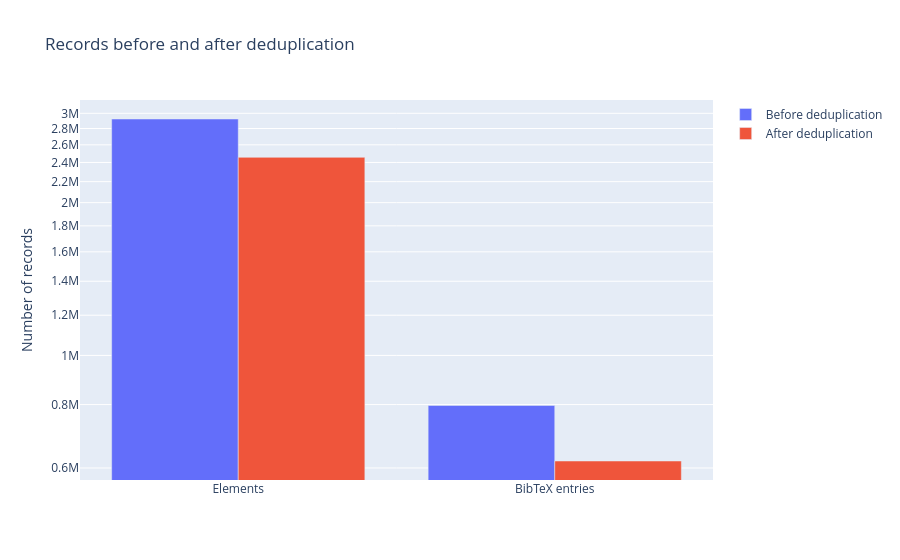
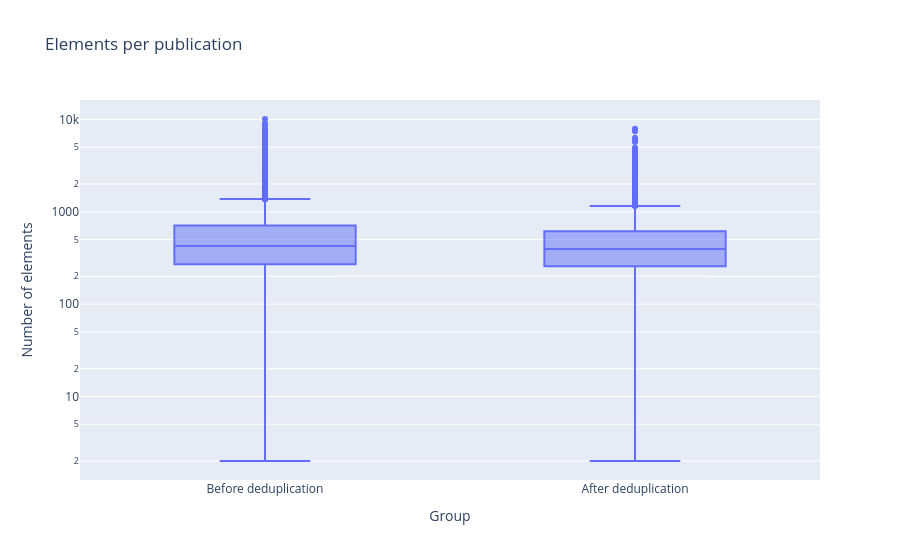

Notebook code cell kept with these figures, in order:
### Code cell


### Figure 1 — Plotly figure (JSON) as saved in the notebook; plotly's stock layout.template omitted (floating-point values rounded to 4 significant figures)
{"data": [{"name": "Before deduplication", "x": ["Elements", "BibTeX entries"], "y": [2923362, 796650], "type": "bar"}, {"name": "After deduplication", "x": ["Elements", "BibTeX entries"], "y": [2456715, 619336], "type": "bar"}], "layout": {"yaxis": {"title": {"text": "Number of records"}, "type": "log"}, "barmode": "group", "title": {"text": "Records before and after deduplication"}}}

### Figure 2 — Plotly figure (JSON) as saved in the notebook; plotly's stock layout.template omitted (floating-point values rounded to 4 significant figures; data arrays with more than 128 entries replaced by an {"elided": "..."} marker saying what was removed)
{"data": [{"alignmentgroup": "True", "boxpoints": "outliers", "hovertemplate": "Group=%{x}<br>v=%{y}<extra></extra>", "legendgroup": "", "marker": {"color": "#636efa"}, "name": "", "notched": false, "offsetgroup": "", "orientation": "v", "showlegend": false, "x": {"elided": "9444 str values"}, "x0": " ", "xaxis": "x", "y": {"elided": "9444 int values"}, "y0": " ", "yaxis": "y", "type": "box"}], "layout": {"xaxis": {"anchor": "y", "domain": [0, 1], "title": {"text": "Group"}}, "yaxis": {"anchor": "x", "domain": [0, 1], "title": {"text": "Number of elements"}, "type": "log"}, "legend": {"tracegroupgap": 0}, "title": {"text": "Elements per publication"}, "boxmode": "group"}}
